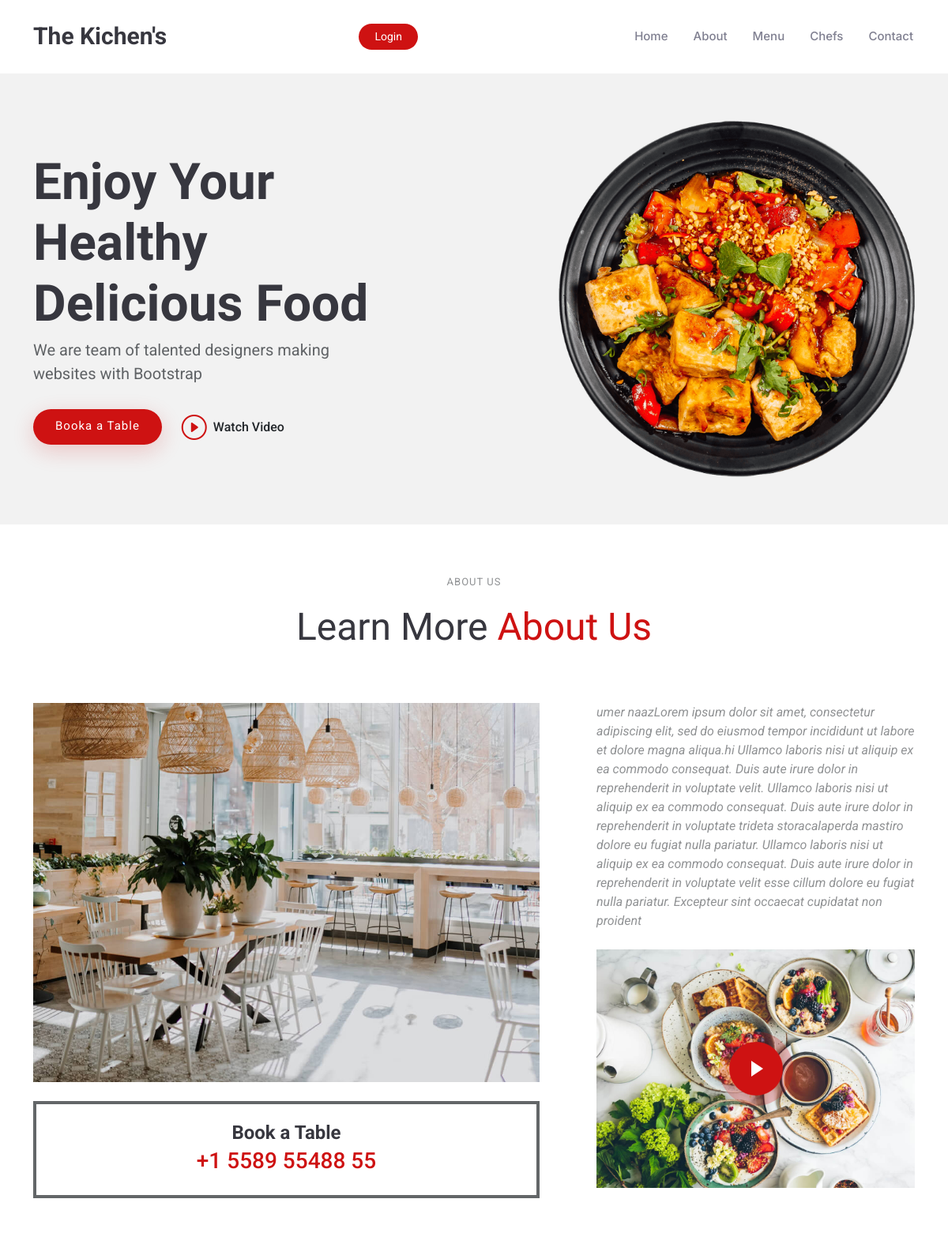
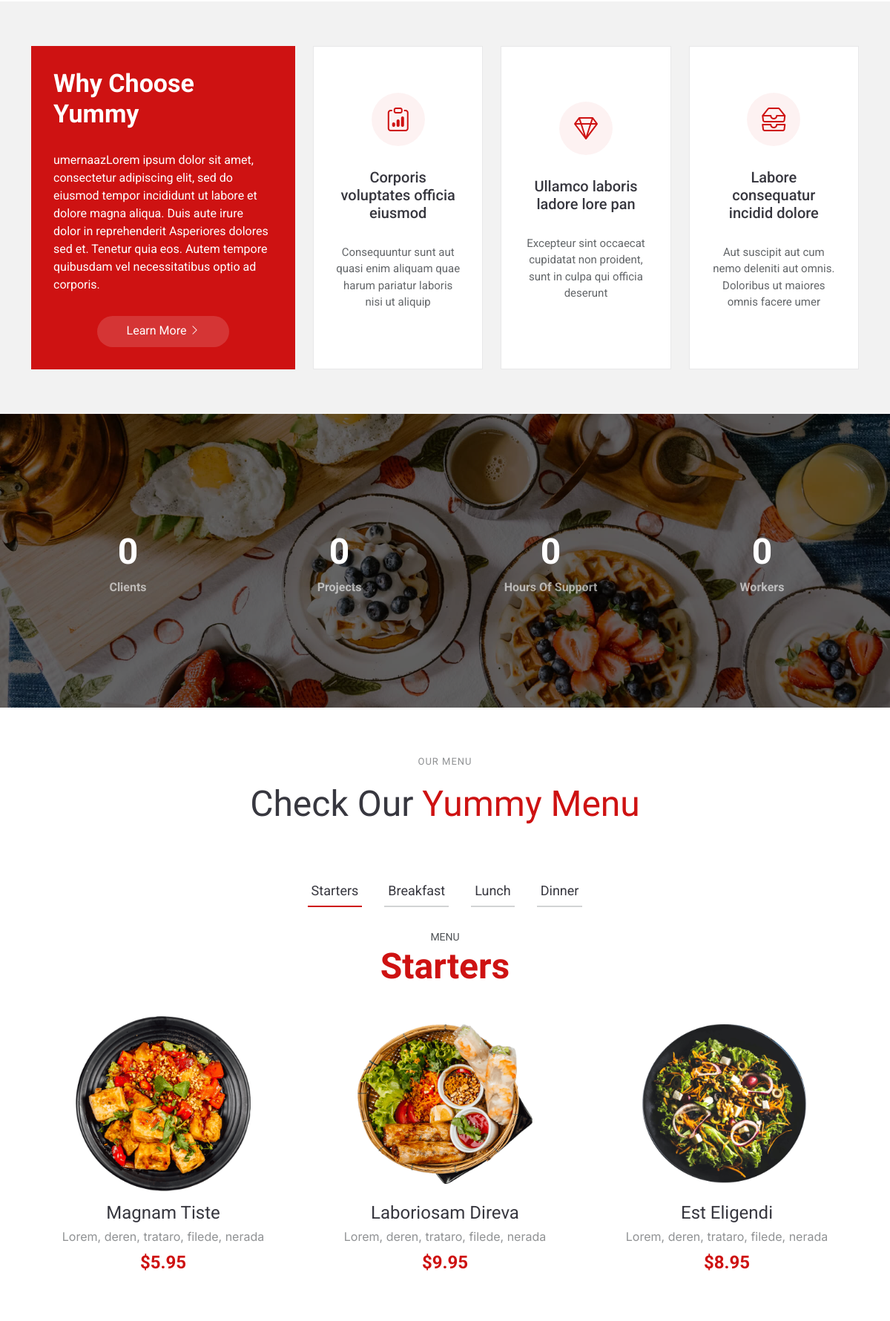
The page / (upper part) on the database its author committed (2 pictures, top to bottom).
### tables this page shows
CREATE TABLE `home_about` (
  `id` int(11) NOT NULL,
  `aboutus` text NOT NULL,
  `aboutus_point` varchar(50) NOT NULL,
  `whywe` text NOT NULL,
  `block1` varchar(150) NOT NULL,
  `block2` varchar(150) NOT NULL,
  `block3` varchar(150) NOT NULL
);

CREATE TABLE `home_menus` (
  `id` int(11) NOT NULL,
  `foodname` varchar(40) NOT NULL,
  `foodprice` varchar(10) NOT NULL,
  `fooddesc` varchar(60) NOT NULL,
  `foodimg` varchar(300) NOT NULL
);

### index.php (the view, shortened to what this page needs)
<?php
include "./admin/connections.php";
$get_data = "select * from home_about";
$get_qry = mysqli_query($conn, $get_data);
$arr_data = mysqli_fetch_array($get_qry);
$menusqry = "select * from home_menus";
$menusfin = mysqli_query($conn, $menusqry);
?>
<!DOCTYPE html>
<html lang="en">
<head>
  <link href="assets/vendor/bootstrap/css/bootstrap.min.css" rel="stylesheet">
  <link href="assets/vendor/bootstrap-icons/bootstrap-icons.css" rel="stylesheet">
  <link href="assets/vendor/aos/aos.css" rel="stylesheet">
  <link href="assets/vendor/glightbox/css/glightbox.min.css" rel="stylesheet">
  <link href="assets/vendor/swiper/swiper-bundle.min.css" rel="stylesheet">
  <link href="assets/css/main.css" rel="stylesheet">
</head>
<body class="index-page">
  <header id="header" class="header d-flex align-items-center sticky-top">
    <div class="container position-relative d-flex align-items-center justify-content-between">
      <a href="index.php" class="logo d-flex align-items-center me-auto me-xl-0">
        <h1 class="sitename">The Kichen's</h1>
      </a>
      <nav id="navmenu" class="navmenu">
        <ul>
          <li><a href="index.php">Home<br></a></li>
          <li><a href="about.php">About</a></li>
          <li><a href="menu.php">Menu</a></li>
          <li><a href="chefs.php">Chefs</a></li>
          <li><a href="contact.php">Contact</a></li>
        </ul>
      </nav>
      <a class="btn-getstarted" href="./admin/login.php">Login</a>
    </div>
  </header>
  <main class="main">
    <section id="hero" class="hero section">
      <div class="container">
        <div class="row gy-4 justify-content-center justify-content-lg-between">
          <div class="col-lg-5 order-2 order-lg-1 d-flex flex-column justify-content-center">
            <h1 data-aos="fade-up">Enjoy Your Healthy<br>Delicious Food</h1>
            <p data-aos="fade-up" data-aos-delay="100">We are team of talented designers making websites with Bootstrap</p>
            <div class="d-flex" data-aos="fade-up" data-aos-delay="200">
              <a href="#book-a-table" class="btn-get-started">Booka a Table</a>
              <a href="https://www.youtube.com/watch?v=LXb3EKWsInQ" class="glightbox btn-watch-video d-flex align-items-center"><i class="bi bi-play-circle"></i><span>Watch Video</span></a>
            </div>
          </div>
          <div class="col-lg-5 order-1 order-lg-2 hero-img" data-aos="zoom-out">
            <img src="assets/img/hero-img.png" class="img-fluid animated" alt="">
          </div>
        </div>
      </div>
    </section>
    <section id="about" class="about section">
      <div class="container section-title" data-aos="fade-up">
        <h2>About Us<br></h2>
        <p><span>Learn More</span> <span class="description-title">About Us</span></p>
      </div>
      <div class="container">
        <div class="row gy-4">
          <div class="col-lg-7" data-aos="fade-up" data-aos-delay="100">
            <img src="assets/img/about.jpg" class="img-fluid mb-4" alt="">
            <div class="book-a-table">
              <h3>Book a Table</h3>
              <p>+1 5589 55488 55</p>
            </div>
          </div>
          <div class="col-lg-5" data-aos="fade-up" data-aos-delay="250">
            <div class="content ps-0 ps-lg-5">
              <p class="fst-italic">
                <?php echo $arr_data['aboutus']; ?>
              </p>
              <div class="position-relative mt-4">
                <img src="assets/img/about-2.jpg" class="img-fluid" alt="">
                <a href="https://www.youtube.com/watch?v=LXb3EKWsInQ" class="glightbox play-btn"></a>
              </div>
            </div>
          </div>
        </div>
      </div>
    </section>
    <section id="why-us" class="why-us section">
      <div class="container">
        <div class="row gy-4">
          <div class="col-lg-4" data-aos="fade-up" data-aos-delay="100">
            <div class="why-box">
              <h3>Why Choose Yummy</h3>
              <p>
                <?php echo $arr_data['whywe']; ?>
              </p>
              <div class="text-center">
                <a href="#" class="more-btn"><span>Learn More</span> <i class="bi bi-chevron-right"></i></a>
              </div>
            </div>
          </div>
          <div class="col-lg-8 d-flex align-items-stretch">
            <div class="row gy-4" data-aos="fade-up" data-aos-delay="200">
              <div class="col-xl-4">
                <div class="icon-box d-flex flex-column justify-content-center align-items-center">
                  <i class="bi bi-clipboard-data"></i>
                  <h4>Corporis voluptates officia eiusmod</h4>
                  <p><?php echo $arr_data['block1']; ?></p>
                </div>
              </div>
              <div class="col-xl-4" data-aos="fade-up" data-aos-delay="300">
                <div class="icon-box d-flex flex-column justify-content-center align-items-center">
                  <i class="bi bi-gem"></i>
                  <h4>Ullamco laboris ladore lore pan</h4>
                  <p><?php echo $arr_data['block2']; ?></p>
                </div>
              </div>
              <div class="col-xl-4" data-aos="fade-up" data-aos-delay="400">
                <div class="icon-box d-flex flex-column justify-content-center align-items-center">
                  <i class="bi bi-inboxes"></i>
                  <h4>Labore consequatur incidid dolore</h4>
                  <p><?php echo $arr_data['block3']; ?></p>
                </div>
              </div>
            </div>
          </div>
        </div>
      </div>
    </section>
    <section id="stats" class="stats section">
      <img src="assets/img/stats-bg.jpg" alt="" data-aos="fade-in">
      <div class="container position-relative" data-aos="fade-up" data-aos-delay="100">
        <div class="row gy-4">
          <div class="col-lg-3 col-md-6">
            <div class="stats-item text-center w-100 h-100">
              <span data-purecounter-start="0" data-purecounter-end="232" data-purecounter-duration="1" class="purecounter"></span>
              <p>Clients</p>
            </div>
          </div>
          <div class="col-lg-3 col-md-6">
            <div class="stats-item text-center w-100 h-100">
              <span data-purecounter-start="0" data-purecounter-end="521" data-purecounter-duration="1" class="purecounter"></span>
              <p>Projects</p>
            </div>
          </div>
          <div class="col-lg-3 col-md-6">
            <div class="stats-item text-center w-100 h-100">
              <span data-purecounter-start="0" data-purecounter-end="1453" data-purecounter-duration="1" class="purecounter"></span>
              <p>Hours Of Support</p>
            </div>
          </div>
          <div class="col-lg-3 col-md-6">
            <div class="stats-item text-center w-100 h-100">
              <span data-purecounter-start="0" data-purecounter-end="32" data-purecounter-duration="1" class="purecounter"></span>
              <p>Workers</p>
            </div>
          </div>
        </div>
      </div>
    </section>
    <section id="menu" class="menu section">
      <div class="container section-title" data-aos="fade-up">
        <h2>Our Menu</h2>
        <p><span>Check Our</span> <span class="description-title">Yummy Menu</span></p>
      </div>
      <div class="container">
        <ul class="nav nav-tabs d-flex justify-content-center" data-aos="fade-up" data-aos-delay="100">
          <li class="nav-item">
            <a class="nav-link active show" data-bs-toggle="tab" data-bs-target="#menu-starters">
              <h4>Starters</h4>
            </a>
          </li>
          <li class="nav-item">
            <a class="nav-link" data-bs-toggle="tab" data-bs-target="#menu-breakfast">
              <h4>Breakfast</h4>
            </a>
          </li>
          <li class="nav-item">
            <a class="nav-link" data-bs-toggle="tab" data-bs-target="#menu-lunch">
              <h4>Lunch</h4>
            </a>
          </li>
          <li class="nav-item">
            <a class="nav-link" data-bs-toggle="tab" data-bs-target="#menu-dinner">
              <h4>Dinner</h4>
            </a>
          </li>
        </ul>
        <div class="tab-content" data-aos="fade-up" data-aos-delay="200">
          <div class="tab-pane fade active show" id="menu-starters">
            <div class="tab-header text-center">
              <p>Menu</p>
              <h3>Starters</h3>
            </div>
            <div class="row gy-5">
              <?php $count = 0;
              foreach ($menusfin as $menusres) {
              ?>
                <?php if ($count < 6) { ?>
                  <div class="col-lg-4 menu-item">
                    <a href="assets/img/menu/<?php echo $menusres['foodimg']; ?>" class="glightbox"><img src="assets/img/menu/<?php echo $menusres['foodimg']; ?>" class="menu-img img-fluid" alt=""></a>
                    <h4><?php echo $menusres['foodname']; ?></h4>
                    <p class="ingredients">
                      <?php echo $menusres['fooddesc']; ?>
                    </p>
                    <p class="price">
                      <?php echo $menusres['foodprice']; ?>
                    </p>
                  </div>
                  <?php $count++; ?>
                <?php } ?>
              <?php } ?>
            </div>
          </div>
        </div>
      </div>
    </section>
  </main>
  <?php include "footer.php" ?>

### rows shown on the page
home_about: aboutus "umer naazLorem ipsum dolor sit amet, consectetur adipiscing elit, sed do eiusmod tempor incididunt ut labore et dolore magna aliqua.hi Ullamco laboris nisi ut aliquip ex ea commodo consequat. Duis aute irure dolor in reprehenderit in voluptate velit. Ullamco laboris nisi ut aliquip ex ea commodo consequat. Duis aute irure dolor in reprehenderit in voluptate trideta storacalaperda mastiro dolore eu fugiat nulla pariatur. Ullamco laboris nisi ut aliquip ex ea commodo consequat. Duis aute irure dolor in reprehenderit in voluptate velit esse cillum dolore eu fugiat nulla pariatur. Excepteur sint occaecat cupidatat non proident", whywe "umernaazLorem ipsum dolor sit amet, consectetur adipiscing elit, sed do eiusmod tempor incididunt ut labore et dolore magna aliqua. Duis aute irure dolor in reprehenderit Asperiores dolores sed et. Tenetur quia eos. Autem tempore quibusdam vel necessitatibus optio ad corporis.", block1 "Consequuntur sunt aut quasi enim aliquam quae harum pariatur laboris nisi ut aliquip", block2 "Excepteur sint occaecat cupidatat non proident, sunt in culpa qui officia deserunt", block3 "Aut suscipit aut cum nemo deleniti aut omnis. Doloribus ut maiores omnis facere umer"
home_menus: foodimg (picture), foodname "Magnam Tiste", fooddesc "Lorem, deren, trataro, filede, nerada", foodprice "$5.95"
home_menus: foodimg (picture), foodname "Laboriosam Direva", fooddesc "Lorem, deren, trataro, filede, nerada", foodprice "$9.95"
home_menus: foodimg (picture), foodname "Est Eligendi", fooddesc "Lorem, deren, trataro, filede, nerada", foodprice "$8.95"
